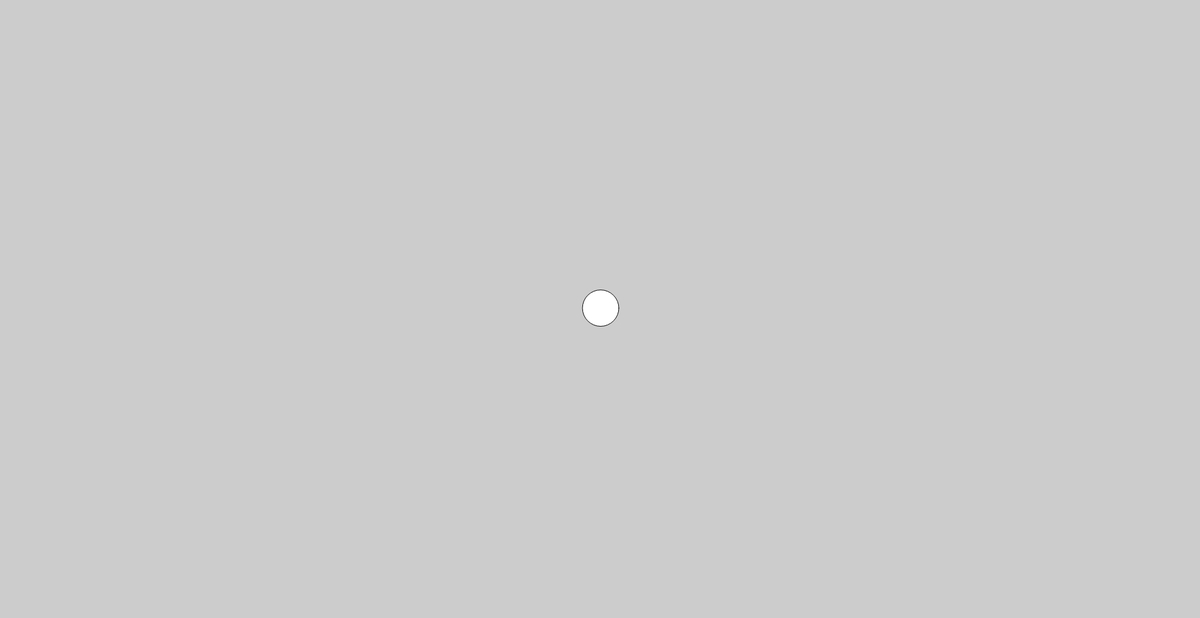
Frame 1 (no input)
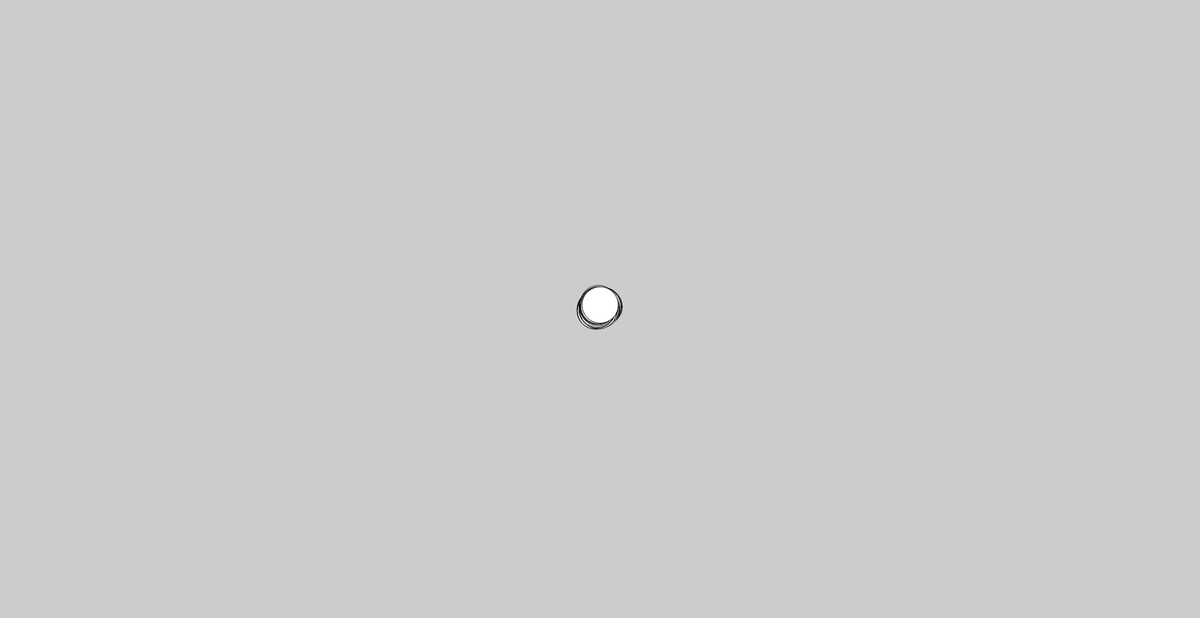
Frame 60 (no input)
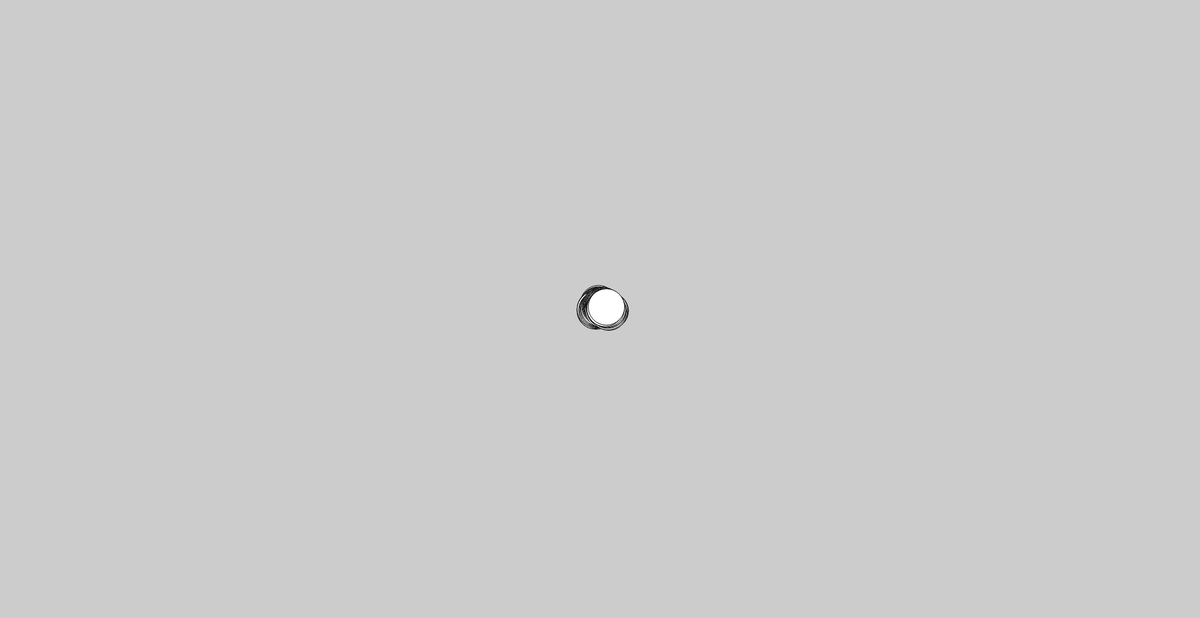
Frame 120 (the mouse pressed at the canvas centre since frame 60)

The p5.js sketch that drew these frames (run headless with seeded random() and noise() and a simulated clock; from frame 60 on, the mouse is pressed at the canvas centre):

// p5.js sketch
// ── sketch.js
//  Variables:

//  creates a hoisted variable
var bug;


function setup() {
    createCanvas(1980, 1020);
    //  placed here to prevent redrawling of the canvas
    background(204);
    //  creates object and pass in parameters
    bug = new JitterBug(width / 2, height / 2, 60);

}

function draw() {
    //  calls the methods of the Jitterbug object below
    bug.move();
    bug.display();
}

//  jitterbug constructor:
//  define object
function JitterBug(tempX, tempY, tempDiameter) {
    this.x = tempX;
    this.y = tempY;
    this.diameter = tempDiameter;
    this.speed = 2.5;

    //  object methods
    this.move = function () {
        this.x += random(-this.speed, this.speed);
        this.y += random(-this.speed, this.speed);
    };

    this.display = function () {
        ellipse(this.x, this.y, this.diameter, this.diameter);
    };
}
